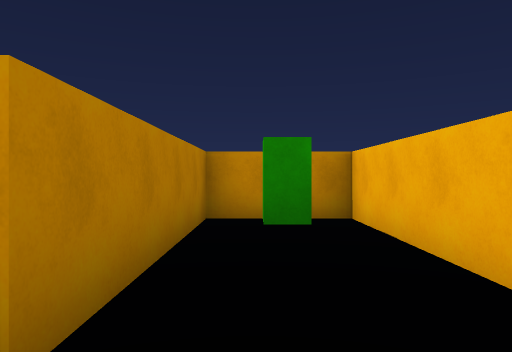
[1] (above)

17 first-person views from a walk through a Unity game level. The camera is 1.3 m above the floor, looks level and sees 70° across. The floor is counted in squares, 2 m on a side. Each view is taken from the middle of a square. On the plan, view 1 faces up. The plan holds only what a view shows up to about 11 squares ahead; the rest is blank. The place goes on beyond the plan. The player is left out. Door leaves are left out, so doorways stand open. Surface patterns are stand-ins for the level's own textures.

[2]
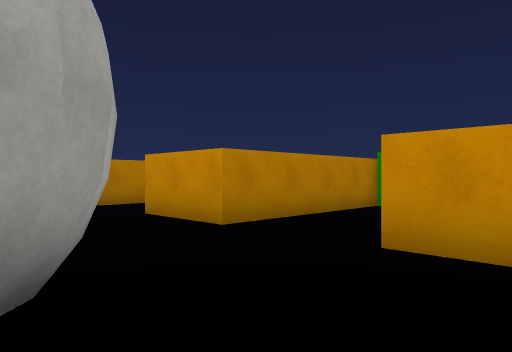

[3]
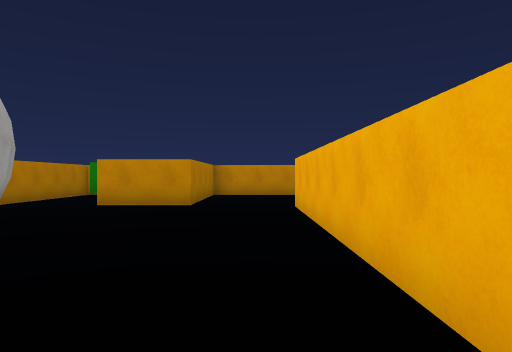

[4]
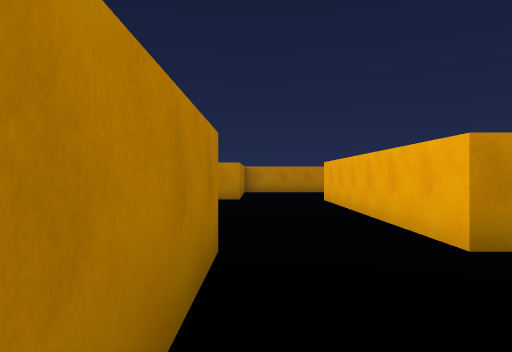

[5]
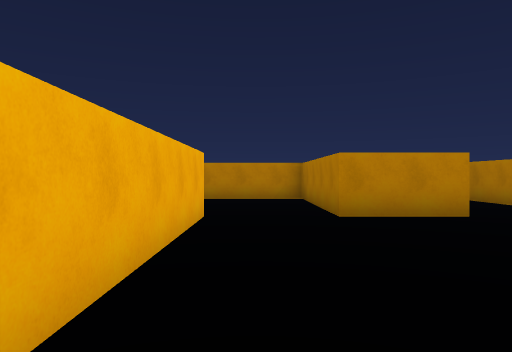

[6]
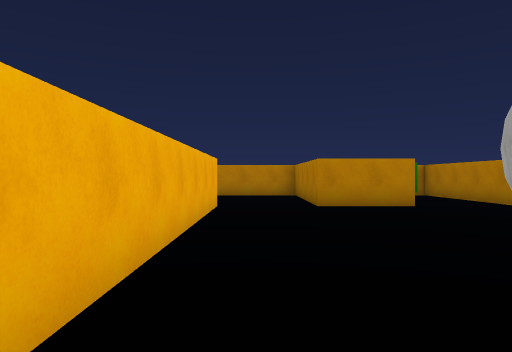

[7]
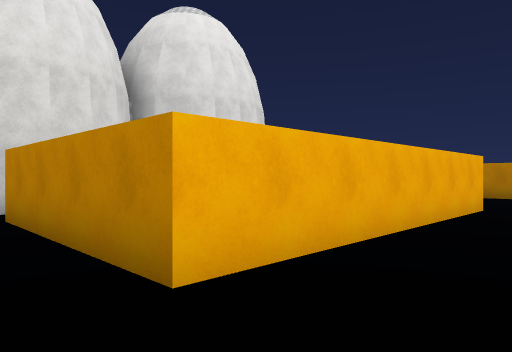

[8]
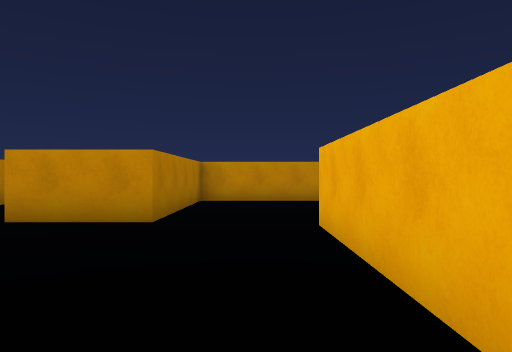

[9]
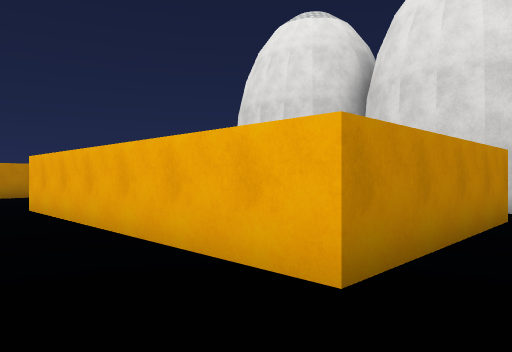

[10]
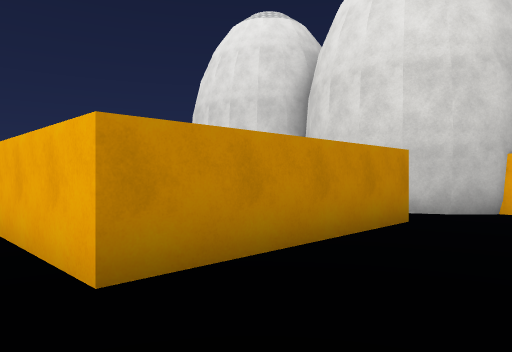

[11]
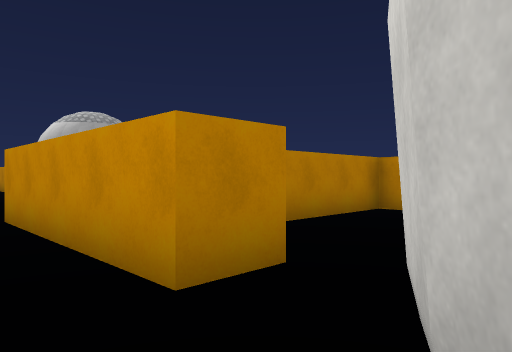

[12]
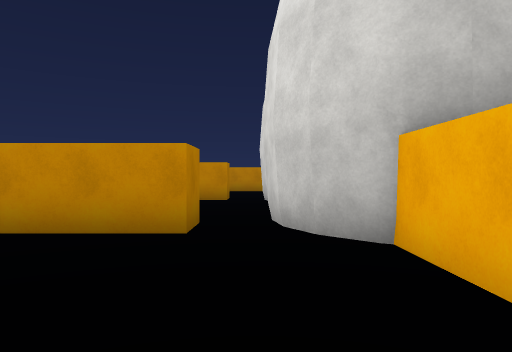

[13]
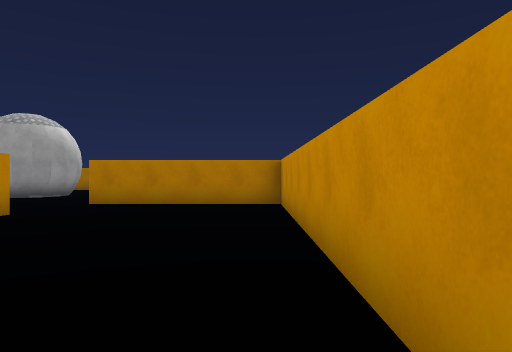

[14]
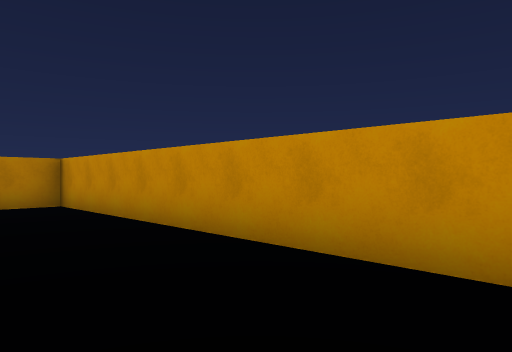

[15]
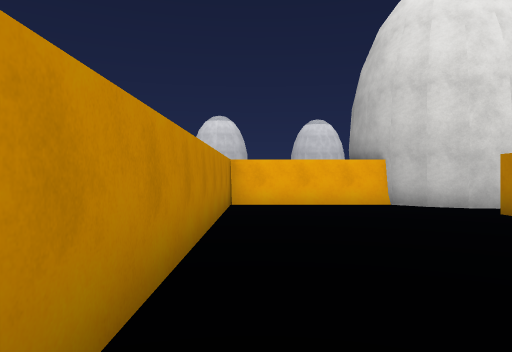

[16]
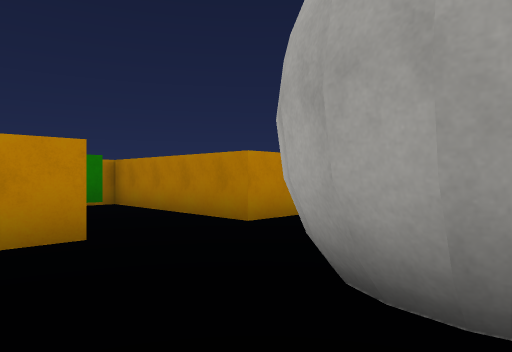

[17]
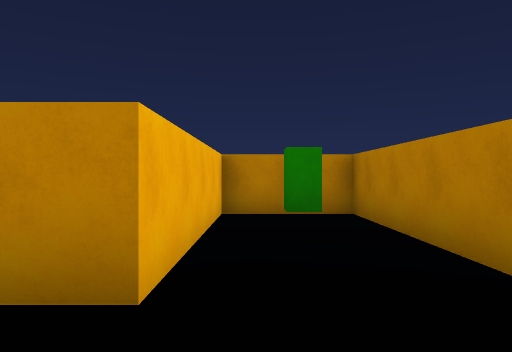

### Floor plan
Points are (right, up) in squares from view 1. A wall is a line through its corners. A room is listed if a view was taken in it or the views show most of it. See-through windows are left out.
Room 1 (views 1, 2, 5, 8, 16, 17)
walls: (1.2, -1.3) (1.5, -1.9) (1.6, -2.4) (1.5, -3.2); (1.5, -3) (1.3, -3.4) (1, -3.7); (0.5, -0.9) (1, -1.2) (1.3, -1.5); (3.7, 1.1) (1.4, 1.1); (1.5, 2) (1.5, 5.6) (-0.8, 5.6) (-0.8, 1.1); (-0.8, -5.8) (-0.8, -10.3) (1.6, -10.3); (5.8, -5.9) (5.8, 0.8); (1.5, -9.9) (1.5, -5.8) (3.7, -5.8)
low walls: (1.5, -2.4) (1.4, -2.7); (1.1, -1.6) (1.3, -2.1); (0.9, -1.4) (1.4, -1.9) (1.5, -2.6) (1.1, -3.3)
objects: other object (0, -9); other object (0, 4)
Room 2 (views 3, 4, 9, 10, 11, 12)
walls: (10.2, -4.9) (10.2, -5.9) (5.8, -5.9); (12.3, -8.1) (12.3, -6.7) (11.7, -6) (11.3, -5.3); (3.7, -5.8) (3.7, -10.3) (6.9, -10.3)
Room 3 (views 6, 7, 13, 14, 15)
walls: (5.8, 0.8) (10.2, 0.8) (10.2, -0.1); (11.3, -0.7) (11.2, 0) (11.3, 0.7) (11.6, 1.4) (12.3, 2.1) (12.3, 5.6) (3.2, 5.6); (3.7, 5.6) (3.7, 1.1)

Positions as (right, up) in squares from view 1, and headings:
1: (0, 0), facing up
2: (3, -2), facing up-left
3: (5, -7), facing up
4: (4, -9), facing up
5: (5, 0), facing down
6: (5, 2), facing down
7: (4, 2), facing down-right
8: (5, -4), facing up
9: (4, -7), facing up-right
10: (5, -8), facing up-right
11: (12, -7), facing up-left
12: (11, -10), facing up
13: (12, 5), facing left
14: (12, 3), facing up-left
15: (4, 5), facing right
16: (3, -2), facing down-left
17: (1, -4), facing down
